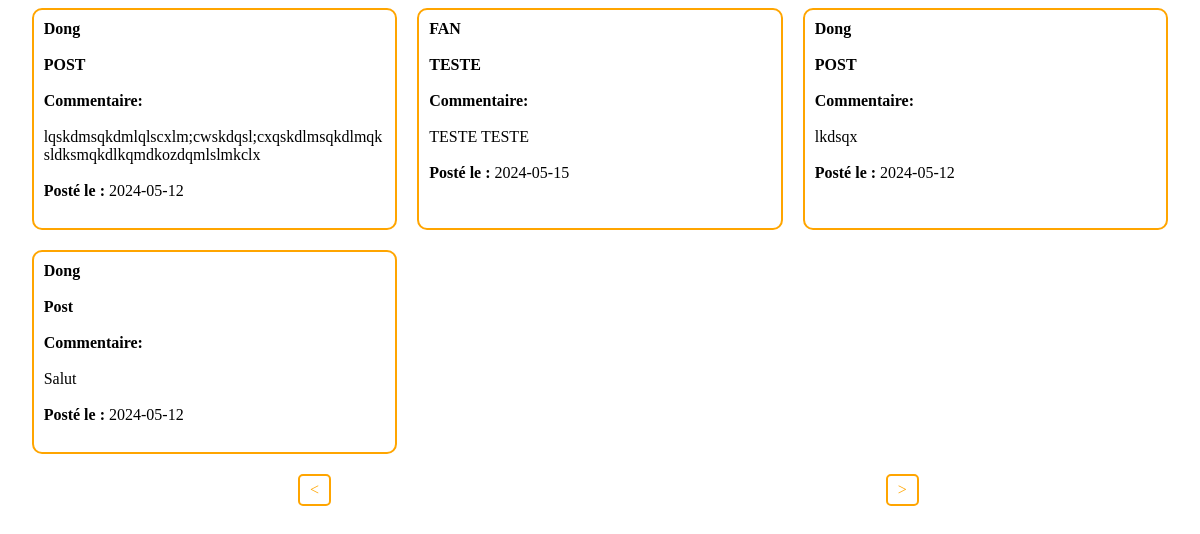
The app's page /WEBSITE/Front/HTML/Afficher_commentaire.php?page=2 with its own data.
### tables this page shows
CREATE TABLE IF NOT EXISTS `comments` (
  `id` int NOT NULL AUTO_INCREMENT,
  `pseudo` varchar(255) NOT NULL,
  `date` date NOT NULL,
  `commentaire` text NOT NULL,
  `reference` varchar(2555) NOT NULL,
  PRIMARY KEY (`id`)
);

### WEBSITE/Front/HTML/Afficher_commentaire.php (the view, shortened to what this page needs)
<!DOCTYPE html>
<html lang="en">
<head>
    <link rel="stylesheet" href="../CSS/commentaire.css">
</head>
<body>
<?php
    $bdd = new PDO('mysql:host=db;dbname=espace_membres', 'root', '');
    $page = isset($_GET['page']) ? $_GET['page'] : 1;
    $comments_par_page = 4;
    $debut = ($page - 1) * $comments_par_page;
    $requete = $bdd->prepare("SELECT pseudo, commentaire, date, reference FROM comments LIMIT :debut, :limite");
    $requete->bindValue(':debut', $debut, PDO::PARAM_INT);
    $requete->bindValue(':limite', $comments_par_page, PDO::PARAM_INT);
    $requete->execute();
    echo '<div class="commentaire">';
    while ($row = $requete->fetch(PDO::FETCH_ASSOC)) {
        echo '<div class="contenue">';
        echo '<strong>'. $row['pseudo'] . '</strong> ' . '<br>' . '<br>';
        echo '<strong>' . $row['reference'] . '</strong> ' . '<br>' . '<br>';
        echo '<strong>Commentaire:</strong> ' . '<br>' . '<br>' . $row['commentaire'] . '<br>' . '<br>';
        echo '<strong>Posté le : </strong> ' . $row['date'] . '<br>' . '<br>';
        echo '</div>';
    }
    echo '</div>';
    $requete_total = $bdd->query("SELECT COUNT(*) AS total FROM comments");
    $total = $requete_total->fetch(PDO::FETCH_ASSOC)['total'];
    $nombre_de_pages = ceil($total / $comments_par_page);
    echo '<div style="margin-top: 20px; display: flex; flex-direction: row;">';
    if ($page > 1) {
        echo '<a href="?page='.($page - 1).'" class="bouton-page bouton-precedent ">&lt;</a>';
    }
    if ($page < $nombre_de_pages) {
        if ($page == 1) {
            echo '<a href="?page='.($page + 1).'" class="bouton-page bouton-suivant" style="margin-left: 73.3%;" >&gt;</a>';
        } else {
            echo '<a href="?page='.($page + 1).'" class="bouton-page bouton-suivant">&gt;</a>';
        }
    }
    echo '</div>';
?>
</body>
</html>

### WEBSITE/Front/CSS/commentaire.css (style rules this page uses)
.commentaire { display: grid; grid-template-columns: repeat(auto-fill, minmax(300px, 1fr)); gap: 20px; justify-content: center; margin-left: 2%; margin-right: 2%; }
.contenue { border-radius: 10px; border: 2px solid orange; background-color: white; padding: 10px; word-wrap: break-word; }
.bouton-page { display: inline-block; padding: 5px 10px; border: 2px solid orange; background-color: white; color: orange; text-decoration: none; border-radius: 5px; margin-right: 10px; }
.bouton-precedent { margin-left: 24.5%; }
.bouton-suivant { margin-left: 46%; }

### records on screen
comments: pseudo "Dong", reference "POST", commentaire "lqskdmsqkdmlqlscxlm;cwskdqsl;cxqskdlmsqkdlmqksldksmqkdlkqmdkozdqmlslmkclx", date "2024-05-12"
comments: pseudo "FAN", reference "TESTE", commentaire "TESTE TESTE", date "2024-05-15"
comments: pseudo "Dong", reference "POST", commentaire "lkdsqx", date "2024-05-12"
comments: pseudo "Dong", reference "Post", commentaire "Salut", date "2024-05-12"
